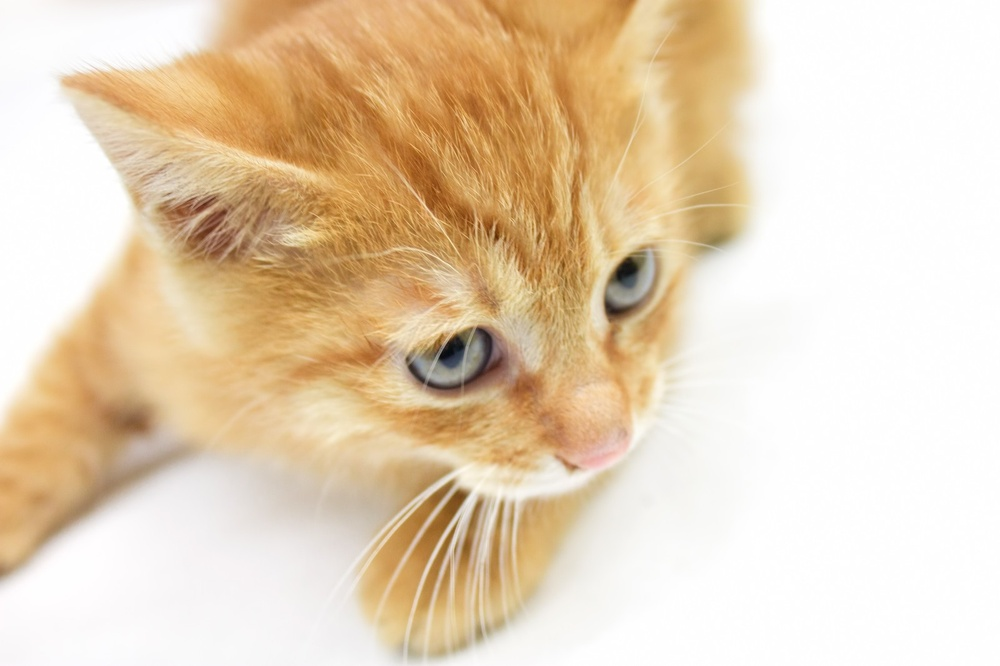
#> input picture src/in_images/N811_konekocyan_TP_V.jpg, 1000 x 666 px, shrunk from 1600 x 1066 before the run; its folder holds only this picture in this run
$ python test.py   (older library calls are emulated)
#> lines starting #> are read from the running program, lines starting #| are printed output that depends on the picture; after the words box and inside, x2 and y2 are one past the last pixel; in counts of white or black regions, pixels touching at a corner belong together
import os, argparse
import numpy as np
from tqdm import tqdm
import cv2
from PIL import Image

IMG_EXTENSIONS = (
    '.jpg', '.jpeg', '.png', '.ppm', '.bmp', '.pgm', '.tif',
    '.JPG', '.JPEG', '.PNG', '.PPM', '.BMP', '.PGM', '.TIF',
)

if __name__ == '__main__':
    parser = argparse.ArgumentParser()
    parser.add_argument("--in_image_dir", type=str, default="in_images")
    parser.add_argument("--out_image_dir", type=str, default="out_images")
    parser.add_argument('--binary_threshold', type=int, default=200)
    parser.add_argument('--debug', action='store_true')
    args = parser.parse_args()
    if( args.debug ):
        for key, value in vars(args).items():
            print('%s: %s' % (str(key), str(value)))

        print( "OpenCV version : ", cv2.__version__ )

    if not os.path.isdir(args.out_image_dir):
        os.mkdir(args.out_image_dir)

    image_names = sorted( [f for f in os.listdir(args.in_image_dir) if f.endswith(IMG_EXTENSIONS)] )
    for image_name in tqdm(image_names):
        in_image_full_path = os.path.join(args.in_image_dir, image_name)
        original_img = cv2.imread(in_image_full_path)
#> original_img is the input picture: shape (666, 1000, 3); mean B, G, R 183.2, 210.2, 230.4

        # グレースケールに変換する。
        gray_img = cv2.cvtColor(original_img, cv2.COLOR_BGR2GRAY)
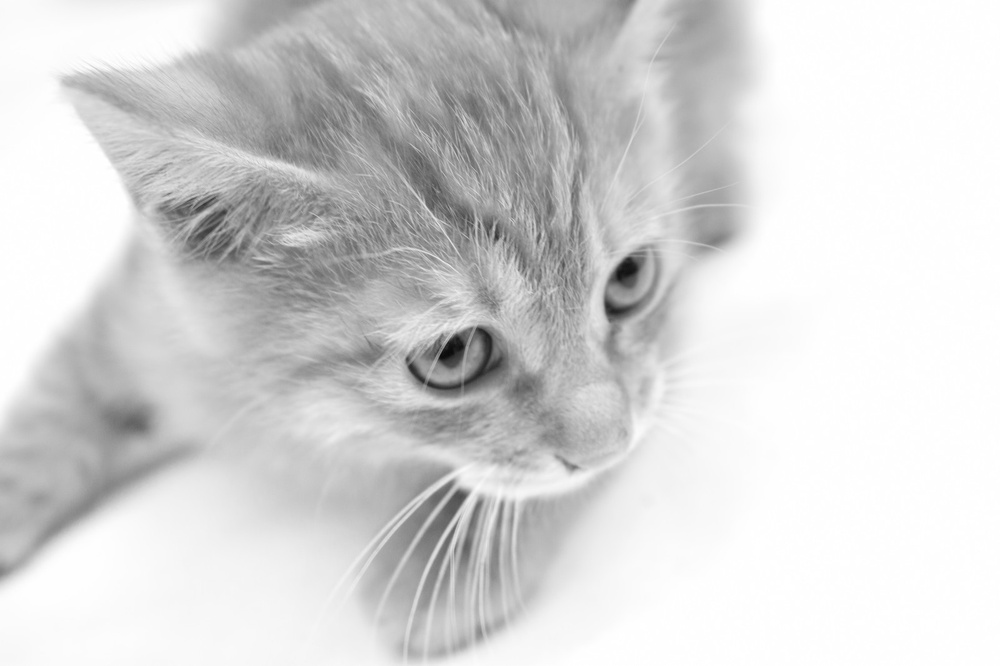
#> gray_img: shape (666, 1000); min 8, max 255, mean 213.2

        # 元画像のグレースケール画像をバイナリ化する。
        #_, binary_img = cv2.threshold( gray_img, args.binary_threshold, 255, cv2.THRESH_BINARY )
        _, binary_img = cv2.threshold( gray_img, args.binary_threshold, 255, cv2.THRESH_BINARY_INV )
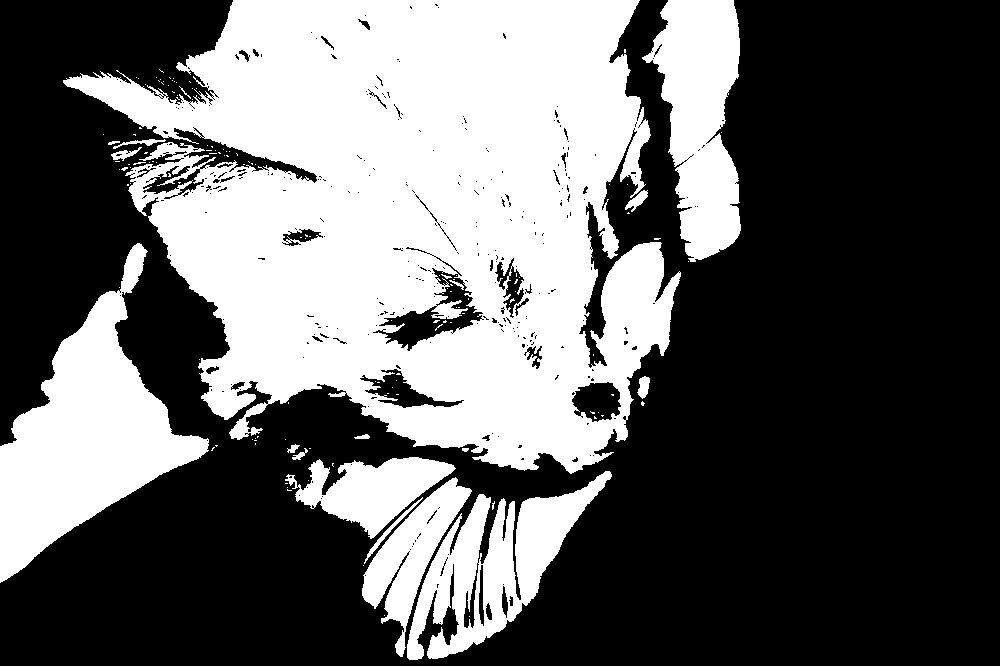
#> binary_img: shape (666, 1000); 38.8% white; 143 white regions (124 under 20 px)

        # バイナリマスクの輪郭を抽出する。
        # [mode 引数]
        #   cv2.RETR_EXTERNAL : 一番外側の輪郭のみ抽出する。
        #   cv2.RETR_LIST : すべての輪郭を抽出するが、階層構造は作成しない。
        # [method 引数]
        #   cv2.CHAIN_APPROX_SIMPLE :
        #   cv2.CHAIN_APPROX_TC89_KCOS :
        contours, hierarchy = cv2.findContours(binary_img, cv2.RETR_LIST, cv2.CHAIN_APPROX_SIMPLE)
#> contours = 675 contours, 604 with area under 20; largest, box (x1, y1, x2, y2) and area: (63, 0, 681, 474) 191462, (0, 243, 209, 583) 28052, (642, 0, 741, 262) 15936, (407, 471, 612, 660) 14681, (285, 457, 456, 539) 6512
        # [5 lines of commented-out code are left out]
        binary_mask = np.zeros_like(original_img)
        cv2.drawContours(binary_mask, contours, -1, color=(255, 255, 255), thickness=-1)
#> binary_mask: shape (666, 1000, 3); 38.8% white; 143 white regions (124 under 20 px), largest, box (x1, y1, x2, y2) and area: (63, 0, 681, 474) 184213, (0, 243, 209, 583) 28494, (642, 0, 741, 262) 16270

        # gray scale で保存
        binary_mask = cv2.cvtColor(binary_mask, cv2.COLOR_BGR2GRAY)
        out_image_full_path = os.path.join(args.out_image_dir, image_name)
        cv2.imwrite( out_image_full_path, binary_mask )

$ run again, on src/in_images/jitensya_cycling_man.png
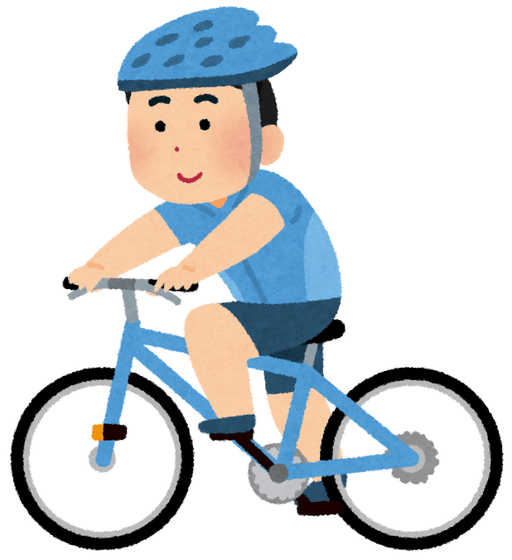
#> input picture src/in_images/jitensya_cycling_man.png, 512 x 560 px
#> original_img is the input picture: shape (560, 512, 3); mean B, G, R 217.5, 214.8, 210.9
#> `gray_img = cv2.cvtColor(original_img, cv2.COLOR_BGR2GRAY)`:
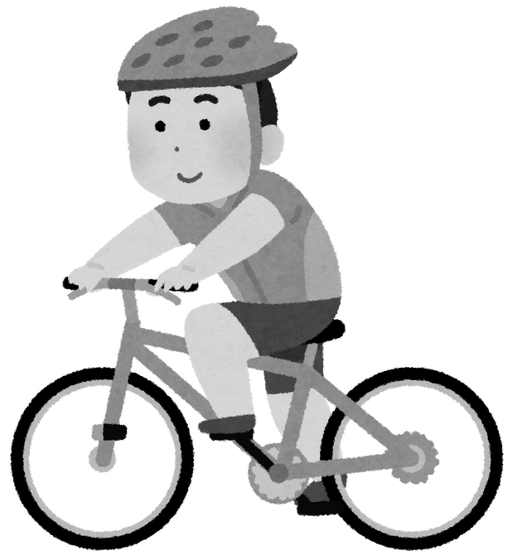
#> gray_img: shape (560, 512); min 0, max 255, mean 214
#> `_, binary_img = cv2.threshold( gray_img, args.binary_threshold, 255, c..`:
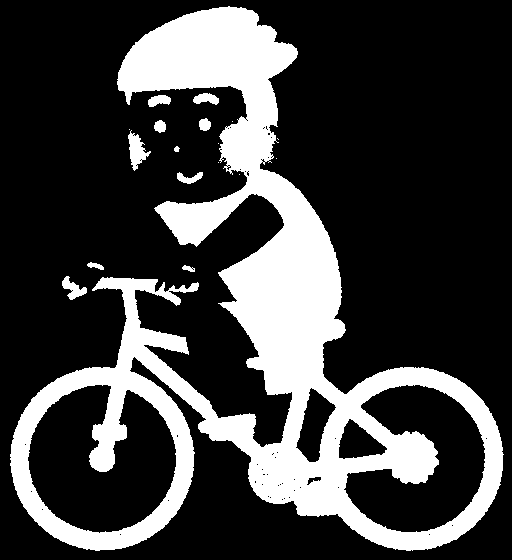
#> binary_img: shape (560, 512); 24.9% white; 18 white regions (7 under 20 px)
#> contours = 87 contours, 72 with area under 20; largest, box (x1, y1, x2, y2) and area: (10, 6, 504, 551) 98096, (27, 384, 177, 534) 15455, (343, 384, 486, 533) 12394, (295, 387, 337, 463) 1595, (338, 418, 388, 460) 1190
#> binary_mask: shape (560, 512, 3); 24.9% white; 18 white regions (7 under 20 px), largest, box (x1, y1, x2, y2) and area: (10, 6, 504, 551) 69772, (128, 130, 151, 171) 442, (62, 276, 87, 300) 278
